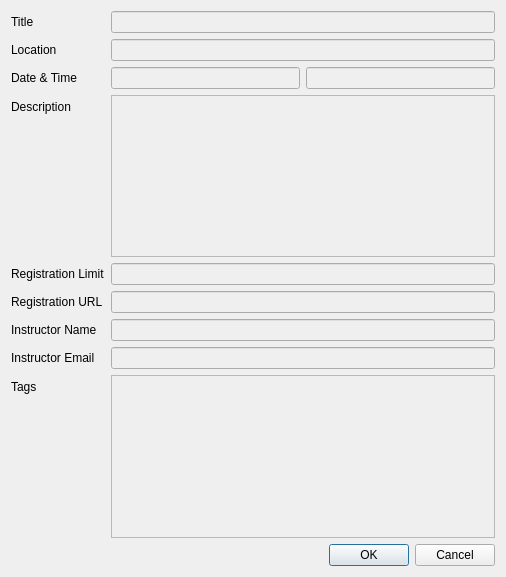
<?xml version="1.0" encoding="UTF-8"?>
<ui version="4.0">
 <class>Dialog</class>
 <widget class="QDialog" name="Dialog">
  <property name="windowModality">
   <enum>Qt::WindowModal</enum>
  </property>
  <property name="geometry">
   <rect>
    <x>0</x>
    <y>0</y>
    <width>506</width>
    <height>577</height>
   </rect>
  </property>
  <property name="windowTitle">
   <string>Confirm Event</string>
  </property>
  <layout class="QFormLayout" name="formLayout">
   <item row="0" column="0">
    <widget class="QLabel" name="label">
     <property name="text">
      <string>Title</string>
     </property>
    </widget>
   </item>
   <item row="0" column="1">
    <widget class="QLineEdit" name="titleDisplay">
     <property name="enabled">
      <bool>false</bool>
     </property>
    </widget>
   </item>
   <item row="1" column="0">
    <widget class="QLabel" name="label_2">
     <property name="text">
      <string>Location</string>
     </property>
    </widget>
   </item>
   <item row="1" column="1">
    <widget class="QLineEdit" name="locationDisplay">
     <property name="enabled">
      <bool>false</bool>
     </property>
    </widget>
   </item>
   <item row="2" column="0">
    <widget class="QLabel" name="label_3">
     <property name="text">
      <string>Date &amp; Time</string>
     </property>
    </widget>
   </item>
   <item row="2" column="1">
    <layout class="QHBoxLayout" name="horizontalLayout">
     <item>
      <widget class="QLineEdit" name="startTimeDisplay">
       <property name="enabled">
        <bool>false</bool>
       </property>
      </widget>
     </item>
     <item>
      <widget class="QLineEdit" name="stopTimeDisplay">
       <property name="enabled">
        <bool>false</bool>
       </property>
      </widget>
     </item>
    </layout>
   </item>
   <item row="4" column="0">
    <widget class="QLabel" name="label_4">
     <property name="text">
      <string>Description</string>
     </property>
    </widget>
   </item>
   <item row="4" column="1">
    <widget class="QPlainTextEdit" name="descriptionDisplay">
     <property name="enabled">
      <bool>false</bool>
     </property>
    </widget>
   </item>
   <item row="6" column="0">
    <widget class="QLabel" name="label_5">
     <property name="text">
      <string>Registration Limit</string>
     </property>
    </widget>
   </item>
   <item row="6" column="1">
    <widget class="QLineEdit" name="registrationLimitDisplay">
     <property name="enabled">
      <bool>false</bool>
     </property>
    </widget>
   </item>
   <item row="7" column="0">
    <widget class="QLabel" name="label_6">
     <property name="text">
      <string>Registration URL</string>
     </property>
    </widget>
   </item>
   <item row="7" column="1">
    <widget class="QLineEdit" name="registrationURLDisplay">
     <property name="enabled">
      <bool>false</bool>
     </property>
    </widget>
   </item>
   <item row="8" column="0">
    <widget class="QLabel" name="label_9">
     <property name="text">
      <string>Instructor Name</string>
     </property>
    </widget>
   </item>
   <item row="8" column="1">
    <widget class="QLineEdit" name="instructorNameDisplay">
     <property name="enabled">
      <bool>false</bool>
     </property>
    </widget>
   </item>
   <item row="9" column="0">
    <widget class="QLabel" name="label_7">
     <property name="text">
      <string>Instructor Email</string>
     </property>
    </widget>
   </item>
   <item row="9" column="1">
    <widget class="QLineEdit" name="instructorEmailDisplay">
     <property name="enabled">
      <bool>false</bool>
     </property>
    </widget>
   </item>
   <item row="10" column="0">
    <widget class="QLabel" name="label_8">
     <property name="text">
      <string>Tags</string>
     </property>
    </widget>
   </item>
   <item row="10" column="1">
    <widget class="QPlainTextEdit" name="tagDisplay">
     <property name="enabled">
      <bool>false</bool>
     </property>
    </widget>
   </item>
   <item row="12" column="1">
    <widget class="QDialogButtonBox" name="buttonBox">
     <property name="orientation">
      <enum>Qt::Horizontal</enum>
     </property>
     <property name="standardButtons">
      <set>QDialogButtonBox::Cancel|QDialogButtonBox::Ok</set>
     </property>
    </widget>
   </item>
  </layout>
 </widget>
 <resources/>
 <connections>
  <connection>
   <sender>buttonBox</sender>
   <signal>accepted()</signal>
   <receiver>Dialog</receiver>
   <slot>accept()</slot>
   <hints>
    <hint type="sourcelabel">
     <x>248</x>
     <y>254</y>
    </hint>
    <hint type="destinationlabel">
     <x>157</x>
     <y>274</y>
    </hint>
   </hints>
  </connection>
  <connection>
   <sender>buttonBox</sender>
   <signal>rejected()</signal>
   <receiver>Dialog</receiver>
   <slot>reject()</slot>
   <hints>
    <hint type="sourcelabel">
     <x>316</x>
     <y>260</y>
    </hint>
    <hint type="destinationlabel">
     <x>286</x>
     <y>274</y>
    </hint>
   </hints>
  </connection>
 </connections>
</ui>
